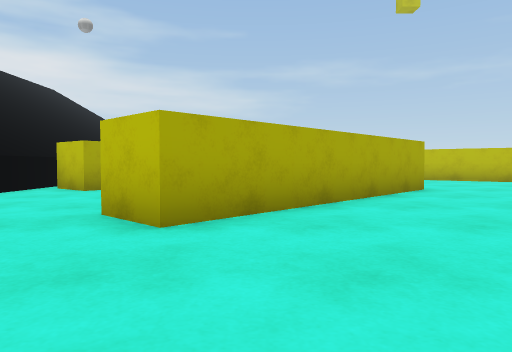
view 1 (above)

22 first-person views from a walk through a 3-D level made in the Unity game engine. The camera is 0.55 m above the floor, tilts 2° down and sees 70° across. The floor is counted in squares, 1 m on a side. Each view is taken from the middle of a square. On the plan, view 1 faces up. The plan holds only what a view shows up to about 9 squares ahead; the rest is blank. The place goes on beyond the plan. The player is left out. Surface patterns are stand-ins for the level's own textures.

view 2
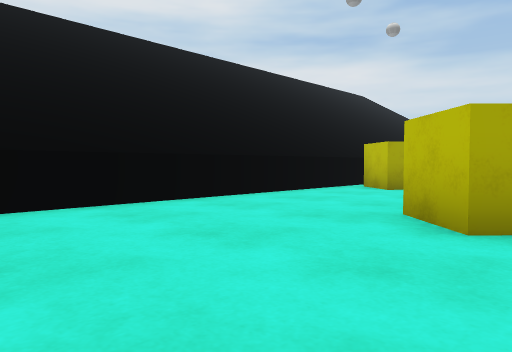

view 3
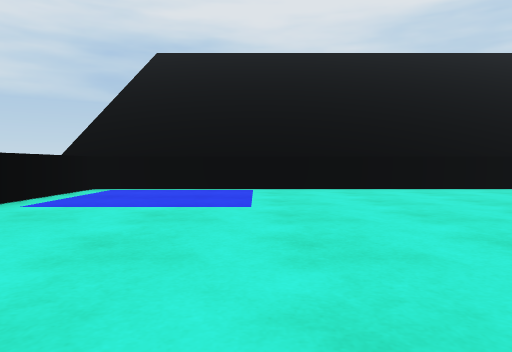

view 4
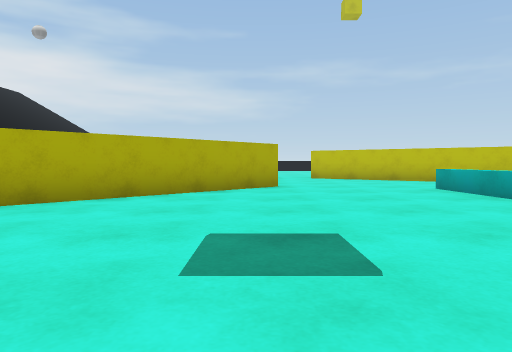

view 5
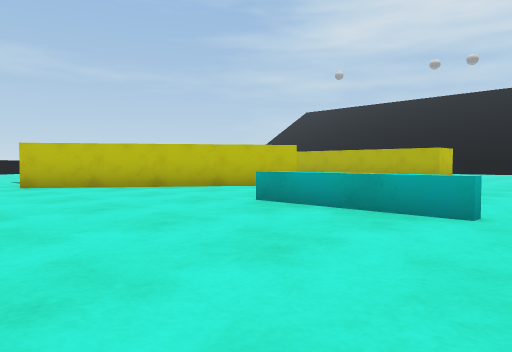

view 6
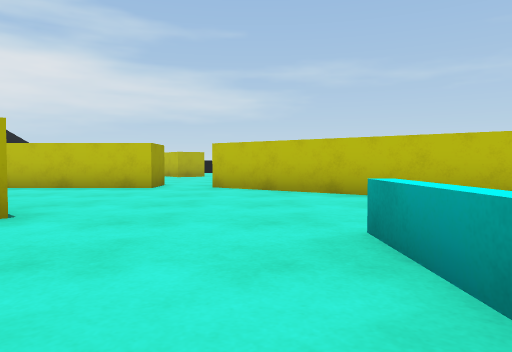

view 7
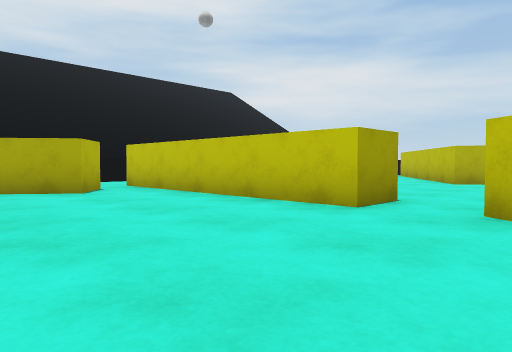

view 8
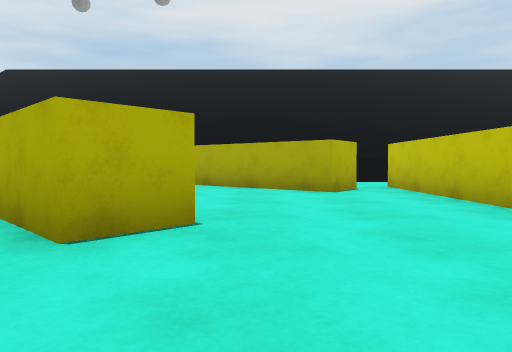

view 9
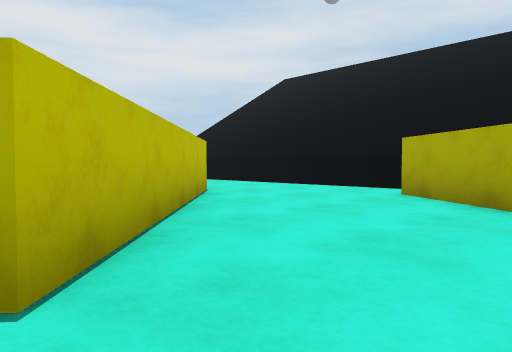

view 10
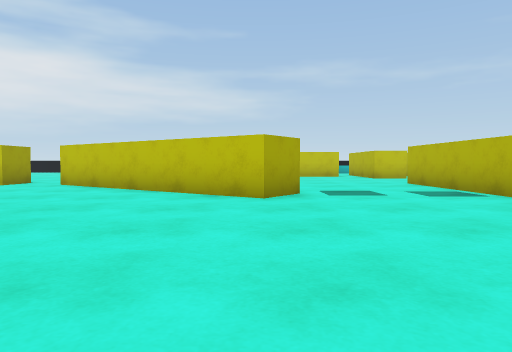

view 11
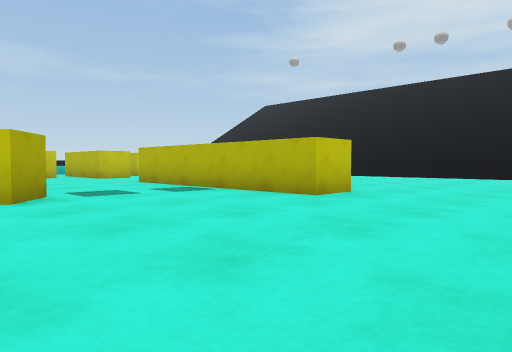

view 12
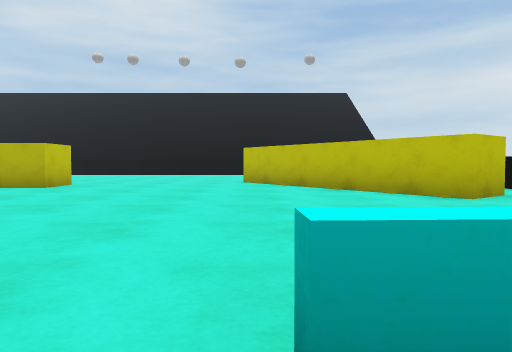

view 13
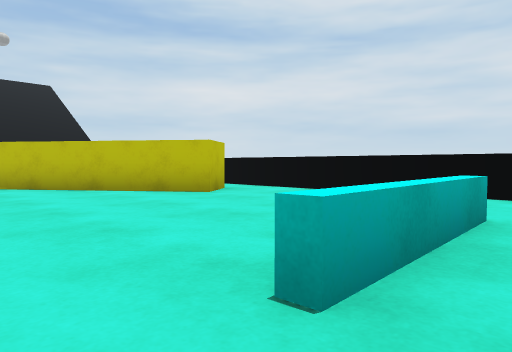

view 14
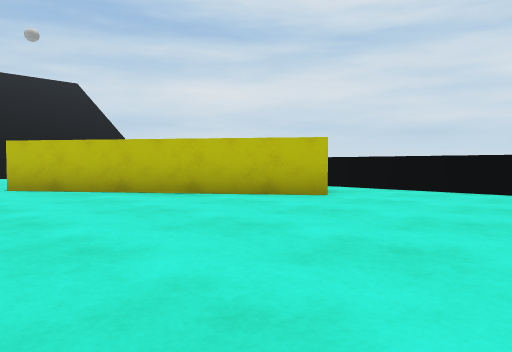

view 15
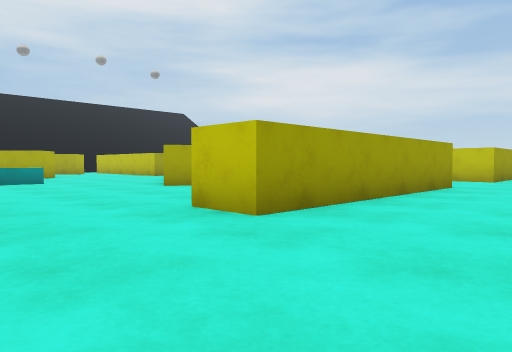

view 16
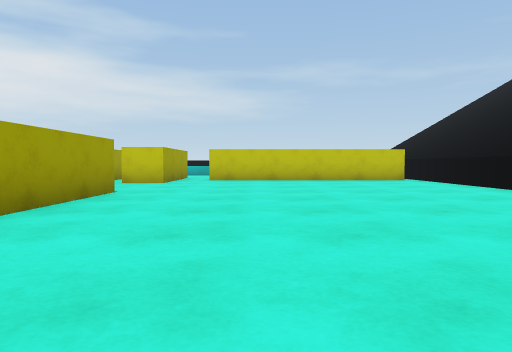

view 17
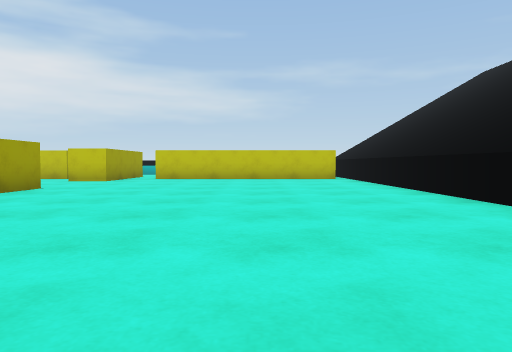

view 18
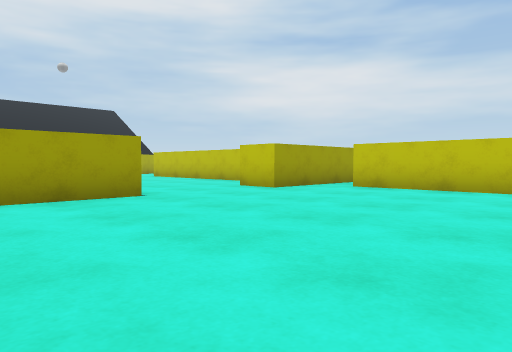

view 19
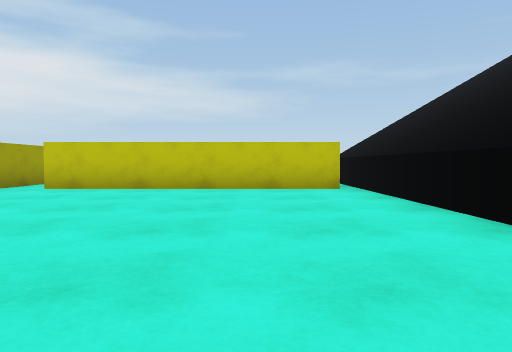

view 20
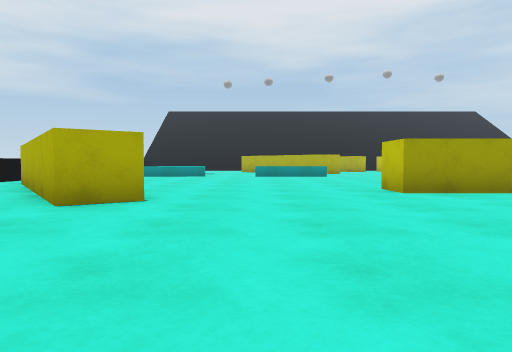

view 21
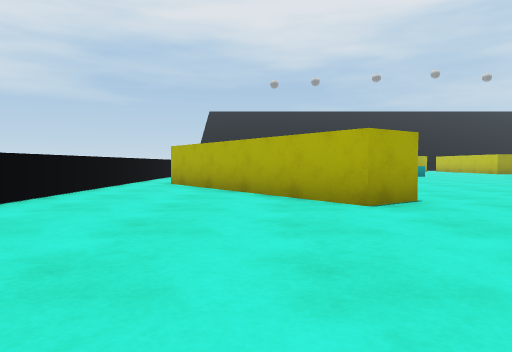

view 22
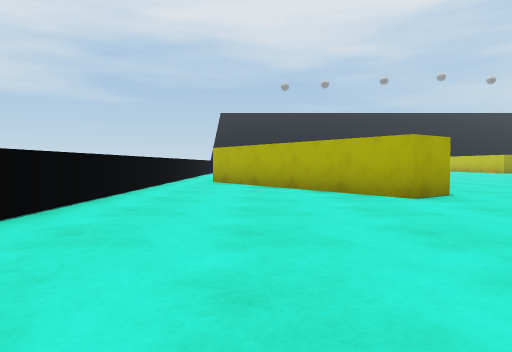

### Floor plan
Key: @ floor where view 1 was taken; # wall or solid block; . main floor; : floor 0.05 m higher than the main floor; = window, fence, low wall or low ledge; ^ raised ledge.
Columns run from 5 left of view 1 to 24 right of it. Each row starts with its distance up from view 1.
 19                     #.      ^^
 18         ..          #.######^^
 17         ..          #........^
 16         ..         ..........^
 15         ..        ...........^
 14         ...       ...........^
 13         #..         #........^
 12    ######..##   ...##........^
 11    #........##  ...##........^
 10    ##........###...##........^
  9 ^ ##...........#...##........
  8 ^##....##..........##.......
  7 ^.....###...=......##.......
  6 ^.....##....=..............
  5 ^....##.....=..............
  4 ^...##......=...............
  3 ^..........................
  2 ^....................##...
  1 ^...........^.......###....
  0 ^....@.... .=.....###.......
 -1 ^:::.....   = ...###.........
 -2 ^:::...     . ...##.........
 -3 ^....       . .............
 -4 ^^^^        ^^^^^^^^^^^^

Where each view was taken, in squares from view 1:
view 1: 0 up, 0 right, facing up
view 2: 0 up, 0 right, facing up-left
view 3: 0 up, 3 right, facing left
view 4: 1 down, 3 right, facing up
view 5: 3 up, 3 right, facing up-right
view 6: 4 up, 6 right, facing up
view 7: 8 up, 6 right, facing up-left
view 8: 9 up, 6 right, facing left
view 9: 10 up, 3 right, facing down-left
view 10: 3 up, 10 right, facing up
view 11: 3 up, 9 right, facing up-right
view 12: 2 up, 6 right, facing right
view 13: 3 up, 6 right, facing down-right
view 14: 4 up, 8 right, facing down-right
view 15: 4 up, 18 right, facing up-left
view 16: 6 up, 18 right, facing up
view 17: 5 up, 20 right, facing up
view 18: 10 up, 21 right, facing up-left
view 19: 10 up, 21 right, facing up
view 20: 4 up, 22 right, facing left
view 21: 0 up, 22 right, facing left
view 22: 1 down, 23 right, facing left
